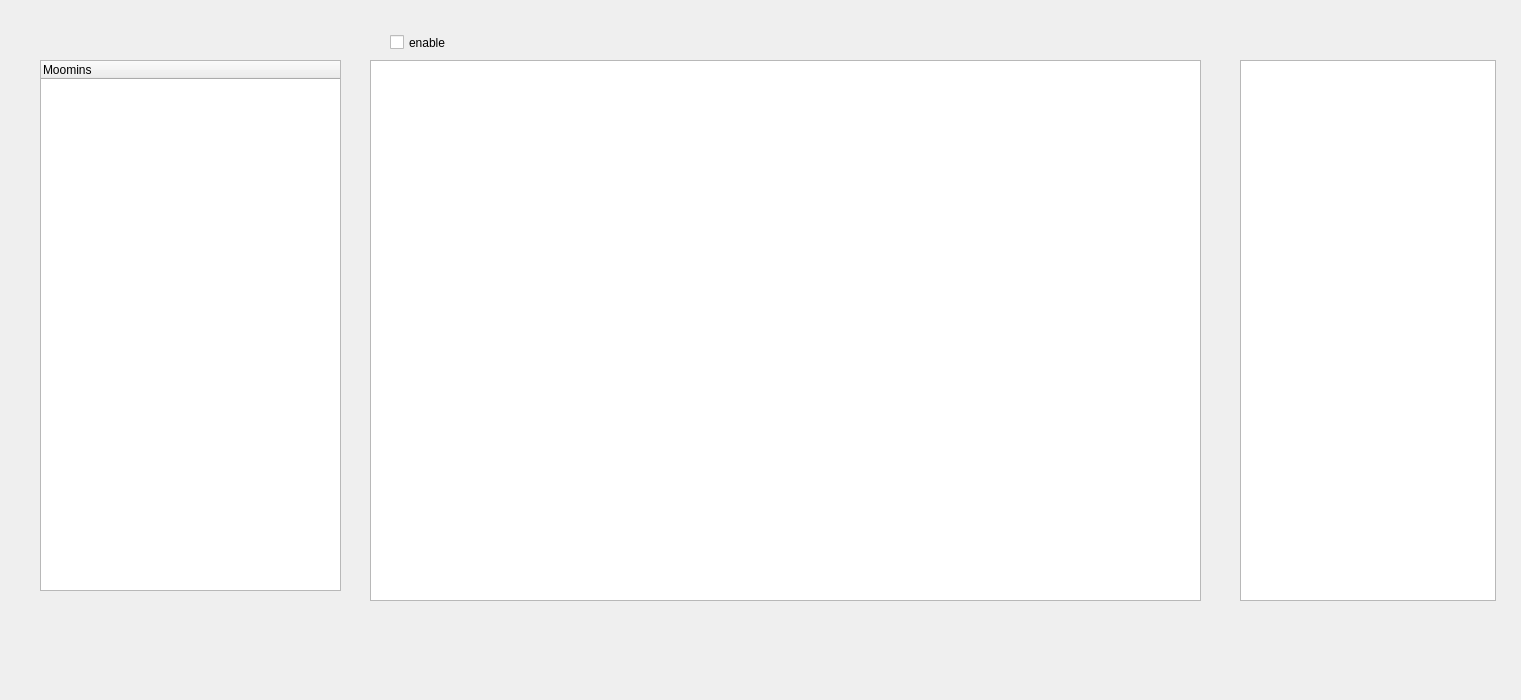
<?xml version="1.0" encoding="UTF-8"?>
<ui version="4.0">
 <class>Form</class>
 <widget class="QWidget" name="Form">
  <property name="geometry">
   <rect>
    <x>0</x>
    <y>0</y>
    <width>1521</width>
    <height>700</height>
   </rect>
  </property>
  <property name="windowTitle">
   <string>Form</string>
  </property>
  <widget class="QTreeWidget" name="treeWidget">
   <property name="geometry">
    <rect>
     <x>40</x>
     <y>60</y>
     <width>301</width>
     <height>531</height>
    </rect>
   </property>
   <column>
    <property name="text">
     <string>Moomins</string>
    </property>
   </column>
  </widget>
  <widget class="QTableWidget" name="tableWidget">
   <property name="geometry">
    <rect>
     <x>370</x>
     <y>60</y>
     <width>831</width>
     <height>541</height>
    </rect>
   </property>
  </widget>
  <widget class="QListWidget" name="listWidget">
   <property name="geometry">
    <rect>
     <x>1240</x>
     <y>60</y>
     <width>256</width>
     <height>541</height>
    </rect>
   </property>
  </widget>
  <widget class="QCheckBox" name="checkBox">
   <property name="geometry">
    <rect>
     <x>390</x>
     <y>30</y>
     <width>181</width>
     <height>25</height>
    </rect>
   </property>
   <property name="text">
    <string>enable</string>
   </property>
  </widget>
 </widget>
 <resources/>
 <connections/>
</ui>
